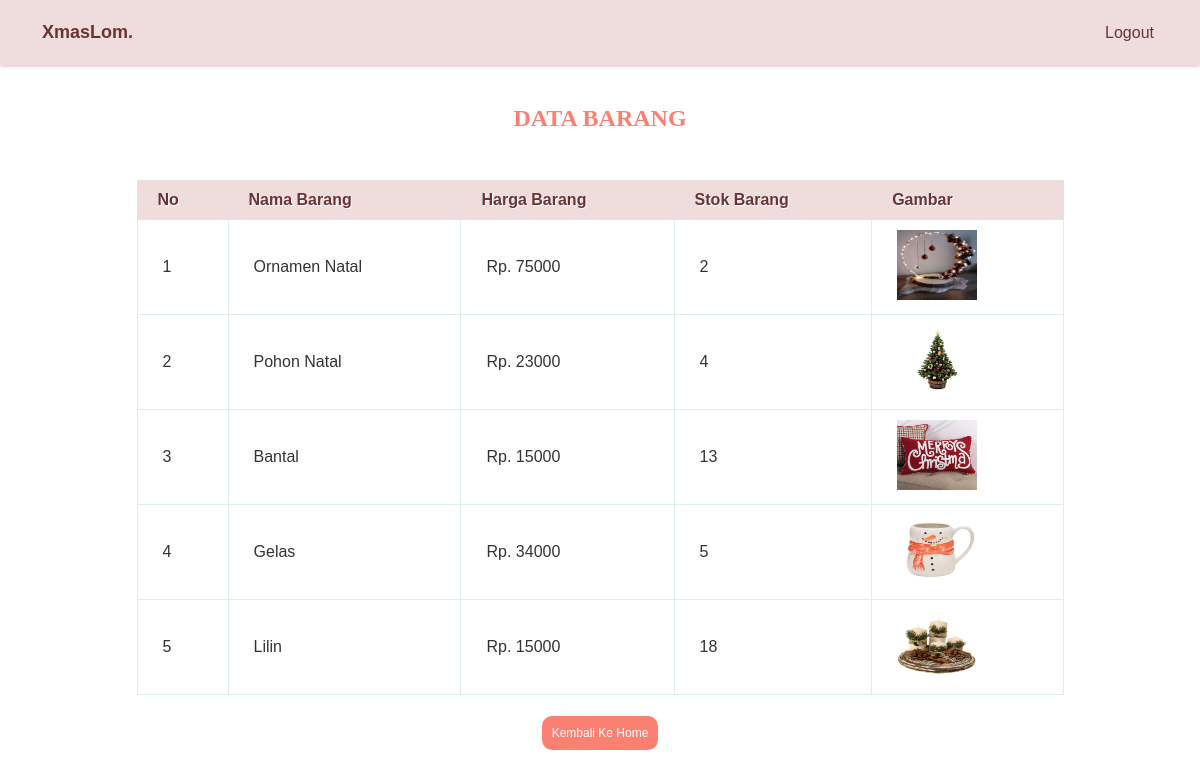
Screenshot of /user.php with the database file from the repository.
### tables this page shows
CREATE TABLE `barang` (
  `id_barang` int(11) NOT NULL,
  `nama_barang` varchar(255) NOT NULL,
  `harga_barang` int(50) NOT NULL,
  `stok_barang` int(10) NOT NULL,
  `gambar` varchar(100) NOT NULL,
  `created_at` timestamp NULL DEFAULT current_timestamp()
);

### user.php (the view, shortened to what this page needs)
<?php
require "koneksi.php";
$result = mysqli_query($conn, "select * from barang");
$barang = [];
while ($row = mysqli_fetch_assoc($result)) {
    $barang[] = $row;
}
?>
<!DOCTYPE html>
<html lang="en">
<head>
    <link rel="stylesheet" href="admin.css">
</head>
<body>
<header>
    <a class="logo">XmasLom<span>.</span></a>
    <nav class="navbar">
        <a href="logout.php">Logout</a>
    </nav>
</header>
    <section class="admin" id="admin">
        <h1>Data Barang</h1>
        <br>
        <table border="1">
            <tr>
                <th>No</th>
                <th>Nama Barang</th>
                <th>Harga Barang</th>
                <th>Stok Barang</th>
                <th>Gambar</th>
            </tr>
            <?php $i = 1;
            foreach ($barang as $brg) : ?>
                <tr>
                    <td> <?= $i; ?> </td>
                    <td> <?= $brg["nama_barang"] ?> </td>
                    <td> Rp. <?= $brg["harga_barang"] ?> </td>
                    <td> <?= $brg["stok_barang"] ?> </td>
                    <td> <img src = "img/<?= $brg ['gambar'] ?>" alt ="ini gambar" width="80px" height="70px"></td>
                </tr>
            <?php $i++;
            endforeach; ?>
        </table><br>
        <center><a href="index.php">Kembali ke home</a></center>
    </section>
</body>
</html>

### admin.css (style rules this page uses)
:root { --red: #a71e1e; }
* { margin: 0; padding: 0; box-sizing: border-box; font-family: Verdana, Geneva, Tahoma, sans-serif; outline: none; border: none; text-decoration: none; text-transform: capitalize; transition: 0.2s linear; }
header { position: fixed; top: 0; left: 0; right: 0; background: #efdddd; padding: 22px; display: flex; align-items: center; justify-content: space-between; z-index: 1000; box-shadow: 0 0 5px rgba(4, 4, 4, 0.341); }
header .logo { font-size: large; background: #efdddd; color: #6b3333; font-weight: bolder; padding: 0 20px; }
header .logo span { color: var(--red); }
header .navbar a { font-size: medium; background: #efdddd; padding: 0 1.5rem; color: #6b3333; }
section { padding: 85px; }
h1 { font-family: "Trebuchet MS"; text-transform: uppercase; text-align: center; color: salmon; padding: 20px; }
table { border: 1px solid #ddeeee; border-collapse: collapse; border-spacing: 0; width: 90%; margin: 10px auto 10px auto; }
table tr th { background-color: #efdddd; border: 1px solid#eedddd; color: #6b3333; padding: 10px 20px; text-align: left; text-shadow: 1px 1px 1px #fff; }
table tr td { border: 1px solid #ddeeee; color: #333; padding: 10px 25px; text-align: left; }
a { background-color: salmon; color: #fff; text-align: center; font-size: 12px; text-decoration: none; padding: 10px; border-radius: 10px; }

### rows the page displays
barang: nama_barang "Ornamen Natal", harga_barang "75000", stok_barang "2", gambar (picture)
barang: nama_barang "Pohon Natal", harga_barang "23000", stok_barang "4", gambar (picture)
barang: nama_barang "Bantal", harga_barang "15000", stok_barang "13", gambar (picture)
barang: nama_barang "Gelas", harga_barang "34000", stok_barang "5", gambar (picture)
barang: nama_barang "Lilin", harga_barang "15000", stok_barang "18", gambar (picture)
